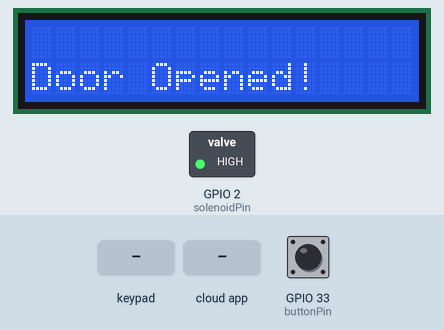
Recording of a sketch running on a simulated ESP32. Shown: 16×2 character LCD, switched loads named in the sketch (green lamp = pin HIGH). Inputs (shaded band) come from the test bench; at power-on: GPIO 33 (buttonPin) HIGH. WiFi joins after 1.5 s; servers stay silent unless stated; the Firebase database answers and starts empty; what the sketch prints to the serial monitor is not drawn.

Above: at 2.7 s.
2.8 s: keypad keys 2 5 2 6 2 7 1 4 pressed 0.4 s apart
At 5.9 s:
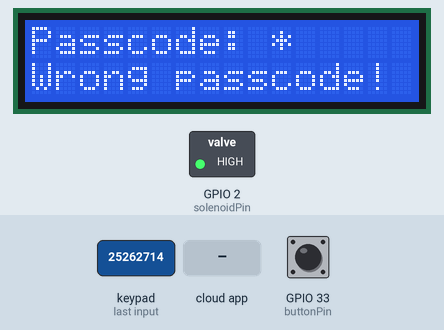
7.5 s: key '*' pressed
At 7.9 s:
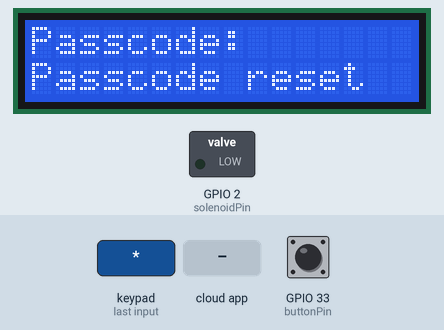
9.0 s: keypad keys 2 5 2 6 2 7 1 4 A pressed 0.4 s apart
At 13.2 s:
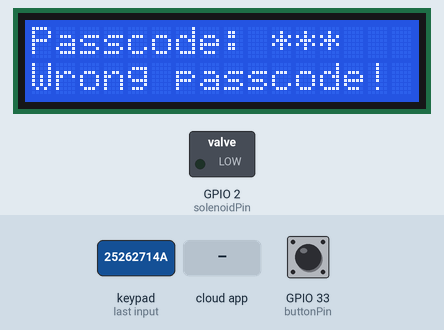
14.1 s: key '1' pressed
At 14.8 s:
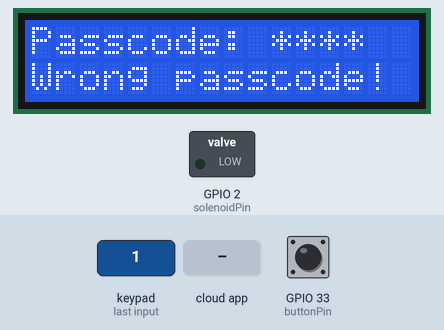
15.6 s: key '2' pressed
At 16.5 s:
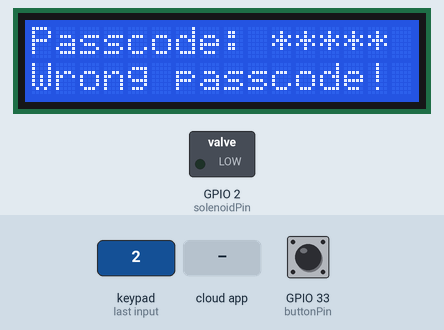
17.1 s: the phone or cloud app sets DoorState to 1
At 23.8 s:
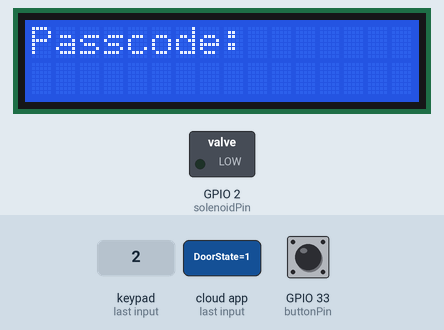
Timing chart, 0 to 24.1 s (numbered marks = the images above; inputs shaded):
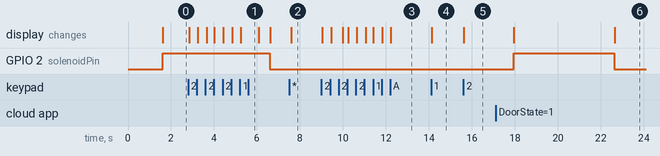

Measured:
- after the input at 2.8 s, the display: first changes after 0.05 s (image 1 shows a later state)
- after the input at 7.5 s, the display: changes after 0.09 s (image 2)
- after the input at 9.0 s, the display: first changes at once (image 3 shows a later state)
- after the input at 14.1 s, the display: changes at once (image 4)
- after the input at 15.6 s, the display: changes at once (image 5)
- after the input at 17.1 s, GPIO 2 (solenoidPin): LOW → HIGH after 0.84 s, → LOW 4.7 s later; the display: first changes after 0.84 s (image 6 shows a later state)

The sketch:

ESP32CombineKeypadAndDoorlock.ino
```cpp
#include <Keypad.h>
#include <Firebase_ESP_Client.h>
#include <addons/TokenHelper.h>
#include <addons/RTDBHelper.h>
#include <LiquidCrystal_I2C.h>
//
#define WIFI_SSID ""
#define WIFI_PASSWORD ""


#define WIFI_TIMEOUT_MS 20000
#define API_KEY ""
#define DATABASE_URL ""
#define USER_EMAIL "keypad@gmail.com"
#define USER_PASSWORD "keypad1234"

FirebaseData fbdo;
FirebaseAuth auth;
FirebaseConfig config;
bool signupOK = false;

const byte ROWS = 4;
const byte COLS = 4;
char keys[ROWS][COLS] = {
  { '1', '2', '3', 'A' },
  { '4', '5', '6', 'B' },
  { '7', '8', '9', 'C' },
  { '*', '0', '#', 'D' }
};

byte rowPins[ROWS] = { 25, 26, 27, 14 };
byte colPins[COLS] = { 19, 18, 5, 17 };

Keypad keypad = Keypad(makeKeymap(keys), rowPins, colPins, ROWS, COLS);

// set the LCD number of columns and rows
int lcdColumns = 16;
int lcdRows = 2;

// set LCD address, number of columns and rows
// if you don't know your display address, run an I2C scanner sketch
LiquidCrystal_I2C lcd(0x27, lcdColumns, lcdRows);


const int solenoidPin = 2;
const int buttonPin = 33;

String passcode = "";
String inputCode = "";
String inputAsterisk = "";
//bool buttonPressed = false;

String uid;
String wifiIP;

unsigned long lastTimeKeypadDelayed = millis();
//unsigned long lastTimeDoorDelayed;
//unsigned long lastTimeFBDelayed;
//unsigned long lastTimeUpdateDelayed;
unsigned long keypadDelay = 50;
unsigned long doorDelay = 5000;
//unsigned long FBDelay = 3000;
//unsigned long UpdateDelay = 30000;
unsigned long doorOpenTime;
//int counter = 1;

unsigned long sendDataPrevMillis = 0;
//int count = 0;

// Variables will change:
int lastState = LOW;  // the previous state from the input pin
int currentState;      // the current reading from the input pin


void setup() {
  Serial.begin(115200);
  Serial.println("Setup begin...");
  // initialize LCD
  lcd.begin();
  lcd.clear();
  lcd.backlight();
  lcd.setCursor(0, 0);
  lcd.print("Starting Up...");
  sensorInitialization();
  connectToWiFi();
  configFB();
  //getPasscode();
  lcd.clear();
  lcd.setCursor(0, 0);
  // print message
  lcd.print("Passcode: ");
}

void loop() {

  unsigned long timeNow = millis();

  if (timeNow - lastTimeKeypadDelayed > keypadDelay) {
    lastTimeKeypadDelayed = timeNow;
    char key = keypad.getKey();
    lcd.setCursor(10, 0);
    //    Serial.print("Free Memory: ");
    //    Serial.println(ESP.getFreeHeap());

    //Read button to unlock
    currentState = digitalRead(buttonPin);
    if (lastState == LOW && currentState == HIGH) {
      Serial.println("Unlock button was pressed!");
      doorUnlock(timeNow);
      //      lcd.clear();
      //      lcd.setCursor(0, 1);
      //      lcd.print("Door Opened!");
      //      doorOpenTime = timeNow;
      //      Serial.println("Button pressed!, door opened");
      //      digitalWrite(solenoidPin, HIGH);
      //buttonPressed = false; //Update it to default value
    }


    if (key) {
      if (key == '*') {
        inputCode = "";
        inputAsterisk = "";
        lcd.clear();
        lcd.setCursor(0, 0);
        lcd.print("Passcode:");
        lcd.setCursor(0, 1);
        lcd.print("Passcode reset");
        Serial.println("Passcode successfully reset");
      }
      else if (key != '#' && inputCode.length() <= 4) {
        inputCode += key;
        inputAsterisk += "*";

      }  else {
        Serial.println();
        //When password is correct or button was pressed
        if (inputCode == passcode) {
          Serial.println("Valid passcode");
          doorUnlock(timeNow);
          //          lcd.clear();
          //          lcd.setCursor(0, 1);
          //          lcd.print("Door Opened!");
          //          doorOpenTime = timeNow;
          //          Serial.println("Valid passcode, door opened");
          //          digitalWrite(solenoidPin, HIGH);
          //          buttonPressed = false; //Update it to default value
        } else {
          lcd.clear();
          lcd.setCursor(0, 1);
          lcd.print("Wrong passcode!");
          Serial.println("Incorrect passcode!");
        }

        inputCode = "";
        inputAsterisk = "";
        Serial.println("Passcode reset");
      }
      lcd.setCursor(0, 0);
      lcd.print("Passcode:");
      lcd.setCursor(10, 0);
      lcd.print(inputAsterisk);
    }
    //Serial.println(counter);
    //counter++;
  }

  //Sharing between KeypadDoor and Doorlock
  if (digitalRead(solenoidPin) == HIGH && timeNow - doorOpenTime >= doorDelay) {
    digitalWrite(solenoidPin, LOW);
    lcd.clear();
    lcd.setCursor(0, 0);
    lcd.print("Door Locked!");

    Serial.println("Door locked");
    lcd.clear();
    lcd.setCursor(0, 0);
    // print message
    lcd.print("Passcode: ");
  }

  //Request FB
  if (Firebase.ready() && (millis() - sendDataPrevMillis > 4000 || sendDataPrevMillis == 0)) {
    sendDataPrevMillis = millis();
    int doorlockValue = 0;
    getPasscode();

    // Read the doorlock value from Firebase
    if (Firebase.RTDB.getInt(&fbdo, "Door/DoorState")) {
      doorlockValue = fbdo.intData();
      if (doorlockValue == 1) {
        lcd.clear();
        lcd.setCursor(0, 1);
        lcd.print("Door Opened!");
        doorOpenTime = sendDataPrevMillis;
        Serial.println("Door opened  FB");
        digitalWrite(solenoidPin, HIGH);
      }

    } else {
      Serial.println("Error GET DoorState in UnlockDoor: " + fbdo.errorReason());
      //      Serial.println("Restart ESP32...");
      //      ESP.restart();
    }

    //After turn on Solenoid, quickly update 0 to FB to avoid conflict loop
    if (digitalRead(solenoidPin) == HIGH) {

//      lcd.clear();
//      lcd.setCursor(0, 0);
//      // print message
//      lcd.print("Passcode: ");

      if (Firebase.RTDB.setInt(&fbdo, "Door/DoorState", 0)) {
      } else {
        Serial.println("FAILED");
        Serial.println("Error SET DoorState in LockDoor: " + fbdo.errorReason());
        Serial.println("Restart ESP32...");
        ESP.restart();
      }
    }

    // If the token is expired, refresh it
    if (Firebase.isTokenExpired()) {
      Firebase.refreshToken(&config);
      Serial.println("Refresh token");
    }

  }
  // save the the last state for button
  lastState = currentState;
}

// Connect to WiFi
void connectToWiFi() {

  WiFi.mode(WIFI_STA);
  WiFi.begin(WIFI_SSID, WIFI_PASSWORD);
  Serial.println("Wifi connecting: ");
  while (WiFi.status() != WL_CONNECTED) {
    delay(500);
    Serial.print(".");
  }

  Serial.println("\nWiFi connected!");
  Serial.println();
  Serial.print("Connected with IP: ");
  Serial.println(WiFi.localIP());
  Serial.println();

  // Connected with IP
  IPAddress localIP = WiFi.localIP();
  wifiIP = localIP.toString();
}

// Setup for Firebase
void configFB() {
  /* Assign the api key (required) */
  config.api_key = API_KEY;

  // Assign the user sign in credentials
  auth.user.email = USER_EMAIL;
  auth.user.password = USER_PASSWORD;

  /* Assign the RTDB URL (required) */
  config.database_url = DATABASE_URL;

  /* Sign up */
  if (Firebase.signUp(&config, &auth, "", "")) {
    Serial.println("FB Connection okay");
    signupOK = true;
  } else {
    Serial.printf("%s\n", config.signer.signupError.message.c_str());
  }

  /* Assign the callback function for the long-running token generation task */
  config.token_status_callback = tokenStatusCallback;  // see addons/TokenHelper.h

  Firebase.reconnectNetwork(true);
  // Since v4.4.x, BearSSL engine was used, the SSL buffer need to be set.
  // Large data transmission may require larger RX buffer, otherwise connection issue or data read time out can be occurred.
  //fbdo.setBSSLBufferSize(4096 /* Rx buffer size in bytes from 512 - 16384 */, 1024 /* Tx buffer size in bytes from 512 - 16384 */);
  fbdo.setBSSLBufferSize(1024, 512); // Adjust buffer sizes


  // Limit the size of response payload to be collected in FirebaseData
  fbdo.setResponseSize(2048);

  Firebase.begin(&config, &auth);
  //Firebase.reconnectWiFi(true);

  //config.timeout.serverResponse = 10 * 1000;
  config.timeout.serverResponse = 20000; // Set the timeout to 20 seconds


  // Getting the user UID might take a few seconds
  Serial.println("Getting User UID");
  while ((auth.token.uid) == "") {
    Serial.print('.');
    delay(1000);
  }
  // Print user UID
  uid = auth.token.uid.c_str();
  Serial.print("User UID: ");
  Serial.println(uid);

  // Push IP Address
  //  if (Firebase.RTDB.setString(&fbdo, "/Door/IPAddressDoor", wifiIP)) {
  //    Serial.println("IP Address send to FB!");
  //  }
  //  else {
  //    Serial.print("Error IPAddressMotion: ");
  //    Serial.println(fbdo.errorReason());
  //  }
}

void sensorInitialization() {
  pinMode(solenoidPin, OUTPUT);
  digitalWrite(solenoidPin, LOW);  // Ensure the solenoid is initially not activated
  pinMode(buttonPin, INPUT_PULLUP);


}

void getPasscode() {
  Serial.println("Requesting Passcode...");
  if (Firebase.RTDB.getInt(&fbdo, "Door/Passcode")) {
    if (fbdo.dataType() == "int") {
      passcode = fbdo.intData();
      Serial.print("Success\nPasscode: ");
      Serial.println(passcode);
    }
  } else {
    Serial.println("Error get Passcode: " + fbdo.errorReason());
    Serial.println("Restart ESP32...");
    ESP.restart();
  }
}

void doorUnlock(unsigned long tN) {
  unsigned long timeNow = tN;
  lcd.clear();
  lcd.setCursor(0, 1);
  lcd.print("Door Opened!");
  doorOpenTime = timeNow;
  Serial.println("Door opened");
  digitalWrite(solenoidPin, HIGH);
}
```
